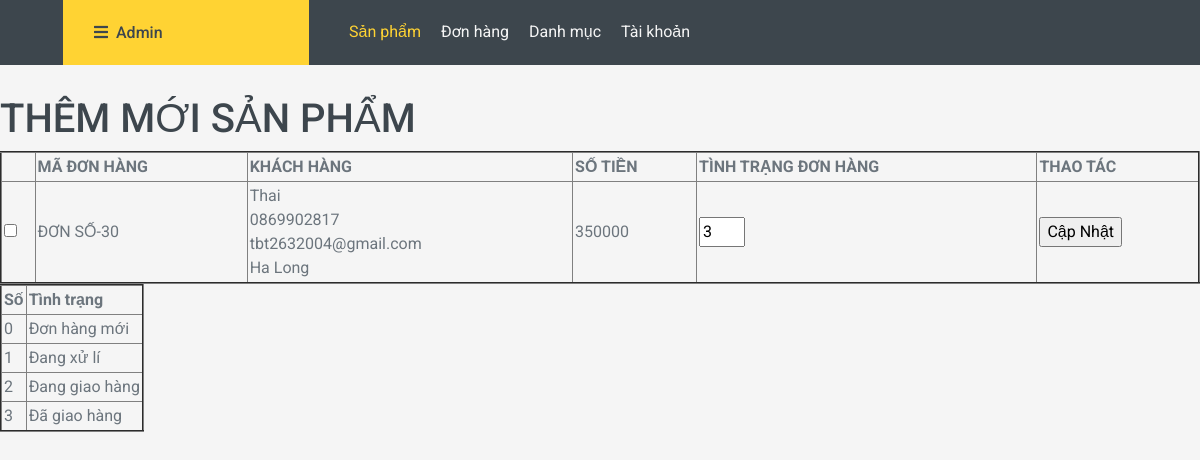
Screenshot of /admin/index.php?act=suabill&idbill=30 with the database file from the repository.
### tables this page shows
CREATE TABLE `tbl_order` (
  `id_order` int(11) NOT NULL,
  `id_user` int(11) NOT NULL,
  `hoten` varchar(250) NOT NULL,
  `sdt` varchar(255) NOT NULL,
  `email` varchar(250) NOT NULL,
  `diachi` varchar(250) NOT NULL,
  `tongtien` int(11) NOT NULL,
  `pttt` tinyint(4) NOT NULL COMMENT '1.Thanh toán trực tiếp\r\n2.Chuyển khoản',
  `ngaydathang` datetime NOT NULL,
  `trangthai` tinyint(4) NOT NULL COMMENT '0: Đơn hàng mới\r\n1.Đang xử lý\r\n2.Đang giao hàng\r\n3.Đã giao hàng'
);

### model/pdo.php (called while the page is built, shortened)
<?php
function pdo_get_connection(){
    $servername = "localhost";
    $username = "root";
    $password = "";
    try {
        $conn = new PDO("mysql:host=$servername;dbname=duanthuctap", $username, $password);
        $conn->setAttribute(PDO::ATTR_ERRMODE, PDO::ERRMODE_EXCEPTION);
        return $conn;
    } catch(PDOException $e) {
        echo "Connection failed: " . $e->getMessage();
    }
}
function pdo_query_one($sql){
    $sql_args=array_slice(func_get_args(),1);
    try{
        $conn=pdo_get_connection();
        $stmt=$conn->prepare($sql);
        $stmt->execute($sql_args);
        $row=$stmt->fetch(PDO::FETCH_ASSOC);
        return $row;
    }
    catch(PDOException $e){
        throw $e;
    }
    finally{
        unset($conn);
    }
}
?>

### model/order.php (called while the page is built, shortened)
<?php
function loadone_bill($id){
    $sql = "select * from tbl_order where id_order=".$id;
    $result = pdo_query_one($sql);
    return $result;
}
?>

### admin/bill/update.php (the view, shortened to what this page needs)
<div class="row2">
    <div class="row2 font_title">
        <h1>THÊM MỚI SẢN PHẨM</h1>
    </div>
        </div>
        <table border = "2" cellpadding="2"border-collapse:collapse width="100%">
                    <tr>
                        <th></th>
                        <th>MÃ ĐƠN HÀNG</th>
                        <th>KHÁCH HÀNG</th>
                        <th>SỐ TIỀN</th>
                        <th>TÌNH TRẠNG ĐƠN HÀNG</th>
                        <th>THAO TÁC</th>
                    </tr>
                    <?php
                            extract($bill);
                            $kh = $bill["hoten"].'
                            <br> '.$bill["sdt"].'
                            <br> '.$bill["email"].'
                            <br> '.$bill["diachi"];
                            echo '
                            <tr>
                            <td><input type="checkbox" name="" id=""></td>
                            <td>ĐƠN SỐ-'.$bill['id_order'].'</td>
                            <td>'.$kh.'</td>
                            <td>'.$bill['tongtien'].'</td>
                            <td><input type="number" value="'.$bill['trangthai'].'" name="ttdh" min="0" max="3"></td>
                            <td>
                            <input type="hidden" name="id" value="'.$bill['id_order'].'">
                            <input class="mr20" name="updatebill" type="submit" value="Cập Nhật">
                            </td>
                            </tr>
                            ';
                    ?>
                </table>
                <table border = "2" cellpadding="2"border-collapse:collapse >
                    <tr>
                        <th>Số</th>
                        <th>Tình trạng</th>
                    </tr>
                    <tr>
                        <td>0</td>
                        <td>Đơn hàng mới</td>
                    </tr>
                    <tr>
                        <td>1</td>
                        <td>Đang xử lí</td>
                    </tr>
                    <tr>
                        <td>2</td>
                        <td>Đang giao hàng</td>
                    </tr>
                    <tr>
                        <td>3</td>
                        <td>Đã giao hàng</td>
                    </tr>
                </table>

### rows the page displays
tbl_order: id_order "30", hoten "Thai", sdt "0869902817", email "tbt2632004@gmail.com", diachi "Ha Long", tongtien "350000", ttdh "3"
